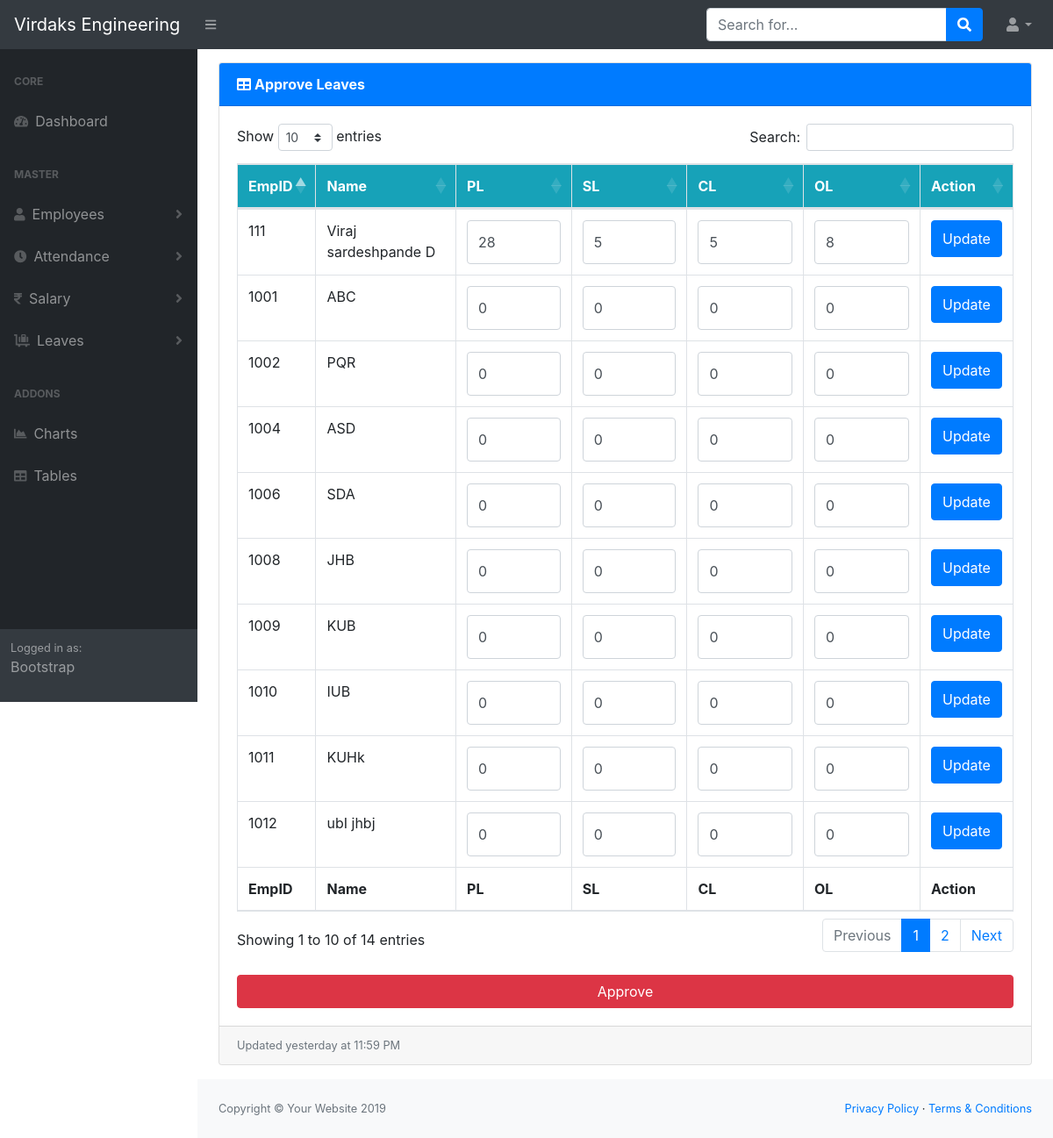
The app's page /dist/ViewEditLeave.php, older data.
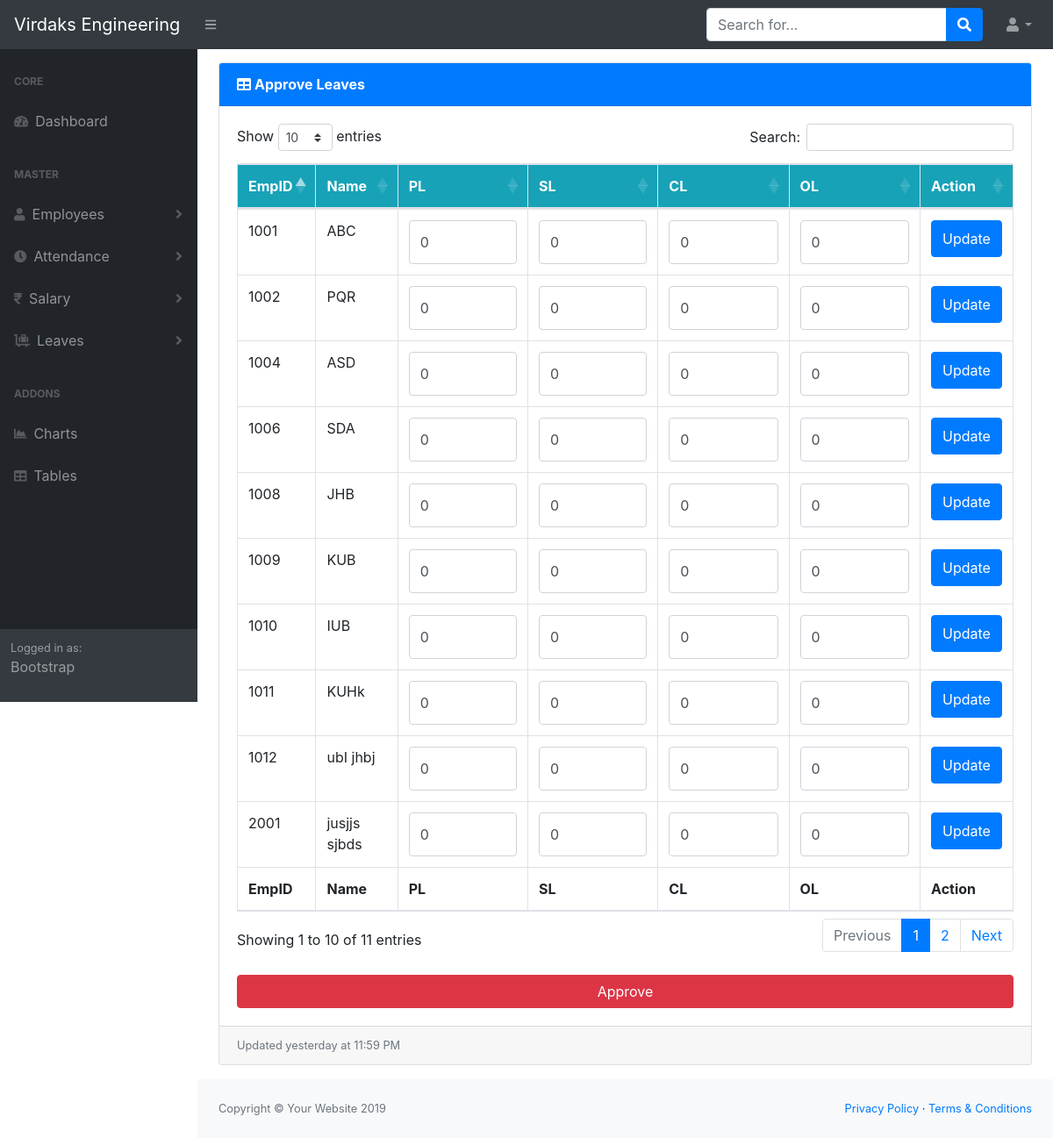
The same page, newer data.
### tables this page shows
CREATE TABLE `employee` (
  `EmployeeCode` int(100) NOT NULL DEFAULT current_timestamp(),
  `EmployeeName` varchar(100) DEFAULT NULL,
  `DeviceCode` varchar(100) NOT NULL,
  `Company` varchar(100) NOT NULL DEFAULT 'Virdaks Engineering',
  `Department` varchar(100) NOT NULL DEFAULT 'D1',
  `Location` varchar(100) NOT NULL,
  `Designation` varchar(100) NOT NULL,
  `Grade` varchar(100) NOT NULL,
  `Team` varchar(100) NOT NULL,
  `Category` varchar(100) NOT NULL,
  `EmploymentType` varchar(100) NOT NULL DEFAULT 'Part Time',
  `Gender` varchar(20) NOT NULL,
  `DOJ` varchar(100) NOT NULL,
  `DOC` varchar(100) NOT NULL,
  `CardNumber` varchar(100) NOT NULL,
  `ShiftRoaster` varchar(100) NOT NULL,
  `Status` varchar(100) NOT NULL,
  `DOB` varchar(100) NOT NULL,
  `PL` int(100) NOT NULL,
  `SL` int(100) NOT NULL,
  `CL` int(100) NOT NULL,
  `OL` int(100) NOT NULL,
  `Email` varchar(100) NOT NULL,
  `picture` varchar(300) NOT NULL
);

### dist/ViewEditLeave.php (the view, shortened to what this page needs)
<!DOCTYPE html>
<html lang="en">
<head>
    <link href="css/styles.css" rel="stylesheet" />
    <link href="https://cdn.datatables.net/1.10.20/css/dataTables.bootstrap4.min.css" rel="stylesheet" />
</head>
<body class="sb-nav-fixed">
    <div id="layoutSidenav">
        <div id="layoutSidenav_content">
            <main>
                <div class="container-fluid">
                    <div class="card mb-3" style="margin-top: 15px;">
                        <div class="card-header bg-primary">
                            <i style="color: white;" class="fas fa-table mr-1"></i><b style="color: white;">Approve Leaves</b></div>
                        <div class="card-body">
                            <div class="table-responsive">
                                <table class="table table-bordered" id="dataTable" width="100%" cellspacing="0">
                                    <thead class="bg-info">
                                        <tr style="color: #ffffff">
                                            <th>EmpID</th>
                                            <th>Name</th>
                                            <th>PL</th>
                                            <th>SL</th>
                                            <th>CL</th>
                                            <th>OL</th>
                                            <th>Action</th>
                                        </tr>
                                    </thead>
                                    <tfoot>
                                        <tr>
                                            <th>EmpID</th>
                                            <th>Name</th>
                                            <th>PL</th>
                                            <th>SL</th>
                                            <th>CL</th>
                                            <th>OL</th>
                                            <th>Action</th>
                                        </tr>
                                    </tfoot>
                                    <tbody>
                                        <?php
                                        include("config.php");
                                        $result = mysqli_query($con, "SELECT * FROM employee ");
                                        while ($row = mysqli_fetch_array($result)) {
                                            echo "<tr>";
                                            echo "<td id='EmpCode'>" . $row['EmployeeCode'] . "</td>";
                                            echo "<td>" . $row['EmployeeName'] . "</td>";
                                            echo "<td><input type='text' name='PL' class='form-control py-4' value ='" . $row['PL'] . "' id ='" . $row['PL'] . "'/></td>";
                                            echo "<td><input type='text' name='SL' class='form-control py-4' value ='" . $row['SL'] . "' id ='" . $row['SL'] . "'/></td>";
                                            echo "<td><input type='text' name='CL' class='form-control py-4' value ='" . $row['CL'] . "' id ='" . $row['CL'] . "'/></td>";
                                            echo "<td><input type='text' name='OL' class='form-control py-4' value ='" . $row['OL'] . "' id ='" . $row['OL'] . "'/></td>";
                                            echo "<td><input type='button' value='Update' name='UpdateLeave' id='" . $row["EmployeeCode"] . "' class='btn btn-primary py-2' /></td>";
                                            echo "</tr>";
                                        }
                                        ?>
                                    </tbody>
                                </table>
                                <div class="form-group mt-4 mb-0"><input type="submit" class="btn btn-danger btn-block" id="Approve" value="Approve" name="Approve"></div>
                            </div>
                        </div>
                        <div class="card-footer small text-muted">Updated yesterday at 11:59 PM</div>
                    </div>
                </div>
            </main>
            <div id="footer"></div>
        </div>
    </div>
</body>
</html>

Row changes from the older to the newer data that the page shows:
removed employee: EmployeeCode "111", EmployeeName "Viraj sardeshpande D", PL "28", SL "5", CL "5", OL "8"
now on this page (row edited): employee: EmployeeCode "2001", EmployeeName "jusjjs sjbds", PL "0", SL "0", CL "0", OL "0"
Text that changed along with them:
text written by a page script: "Show entries Search: Showing 1 to 10 of 14 entries Previous 1 2 Next" → "Show entries Search: Showing 1 to 10 of 11 entries Previous 1 2 Next"
